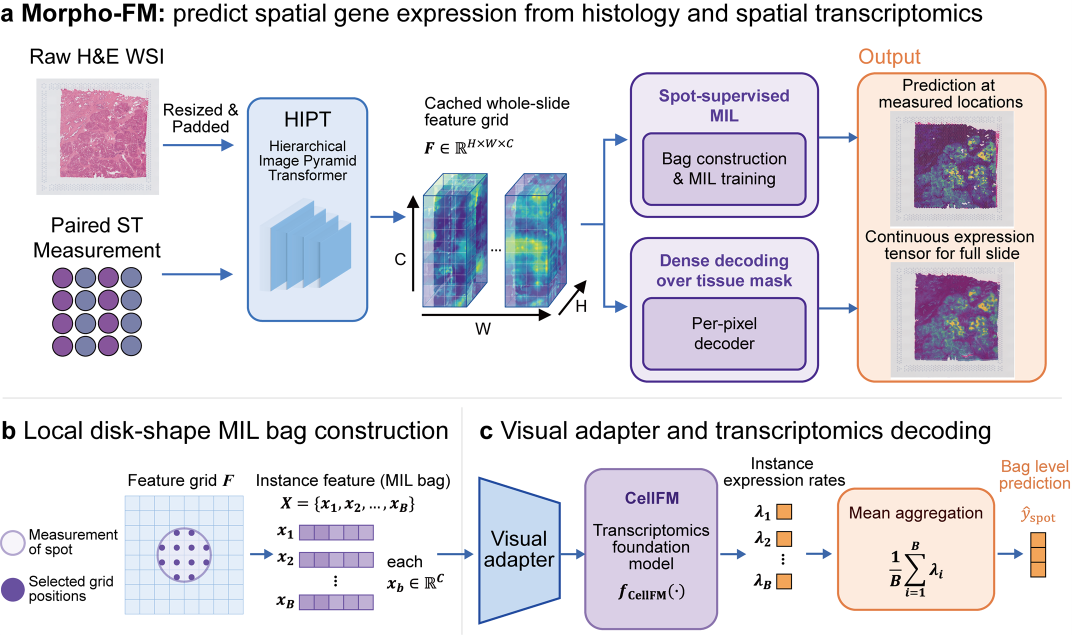
#> input picture Fig/workflow.png, 2143 x 1270 px (shown at 1/2 size)
$ python 150_redraw_morphofm_overview.py --source ../Fig/workflow.png --output out.png
#> lines starting #> are read from the running program, lines starting #| are printed output that depends on the picture
from __future__ import annotations

import argparse
from pathlib import Path

import matplotlib.pyplot as plt
import numpy as np
from matplotlib.patches import Circle, FancyArrowPatch, FancyBboxPatch, Rectangle
from PIL import Image


BLUE = "#2F6BB1"
BLUE_FILL = "#E5F0FA"
PURPLE = "#60439A"
PURPLE_FILL = "#EEE8F7"
ORANGE = "#D97732"
ORANGE_FILL = "#FBE9DB"
GREEN = "#2F7D5B"
GREEN_FILL = "#E8F3ED"
GRAY = "#667085"
GRAY_FILL = "#F3F4F6"
TEXT = "#202124"


def rounded_box(ax, x, y, w, h, text, face, edge, fontsize=11, weight="normal", radius=0.012):
    patch = FancyBboxPatch(
        (x, y),
        w,
        h,
        boxstyle=f"round,pad=0.008,rounding_size={radius}",
        linewidth=2.0,
        edgecolor=edge,
        facecolor=face,
        zorder=2,
    )
    ax.add_patch(patch)
    ax.text(
        x + w / 2,
        y + h / 2,
        text,
        ha="center",
        va="center",
        fontsize=fontsize,
        fontweight=weight,
        color=TEXT,
        linespacing=1.15,
        zorder=3,
    )
    return patch


def arrow(ax, start, end, color=BLUE, dashed=False, connectionstyle="arc3"):
    patch = FancyArrowPatch(
        start,
        end,
        arrowstyle="-|>",
        mutation_scale=16,
        linewidth=2.1,
        color=color,
        linestyle="--" if dashed else "-",
        connectionstyle=connectionstyle,
        shrinkA=2,
        shrinkB=2,
        zorder=4,
    )
    ax.add_patch(patch)
    return patch


def crop_normalized(image: Image.Image, bounds):
    width, height = image.size
    left, top, right, bottom = bounds
    return image.crop(
        (
            int(left * width),
            int(top * height),
            int(right * width),
            int(bottom * height),
        )
    )


def add_image(ax, image, extent, edge=GRAY):
    x0, x1, y0, y1 = extent
    ax.imshow(image, extent=extent, aspect="auto", zorder=1)
    ax.add_patch(
        Rectangle(
            (x0, y0),
            x1 - x0,
            y1 - y0,
            fill=False,
            linewidth=1.4,
            edgecolor=edge,
            zorder=3,
        )
    )


def feature_field(rows=42, cols=34):
    y, x = np.mgrid[0:1:complex(rows), 0:1:complex(cols)]
    field = (
        0.95 * np.exp(-((x - 0.28) ** 2 + (y - 0.72) ** 2) / 0.030)
        + 0.80 * np.exp(-((x - 0.70) ** 2 + (y - 0.35) ** 2) / 0.045)
        + 0.45 * np.exp(-((x - 0.55) ** 2 + (y - 0.80) ** 2) / 0.020)
        + 0.12 * np.sin(7 * x) * np.cos(8 * y)
    )
    field -= field.min()
    return field / field.max()


def draw_spot_array(ax, origin, rows=3, cols=4, spacing=0.018):
    x0, y0 = origin
    colors = [PURPLE, "#7283B6"]
    for row in range(rows):
        for col in range(cols):
            ax.add_patch(
                Circle(
                    (x0 + col * spacing, y0 - row * spacing),
                    0.0068,
                    facecolor=colors[(row + col) % 2],
                    edgecolor="#35255F",
                    linewidth=0.8,
                    zorder=3,
                )
            )


def draw_overview(ax, source):
    he_crop = crop_normalized(source, (0.027, 0.115, 0.152, 0.305))
    observed_crop = crop_normalized(source, (0.806, 0.180, 0.918, 0.345))
    dense_crop = crop_normalized(source, (0.806, 0.430, 0.918, 0.565))

    ax.text(0.012, 0.962, "a", fontsize=25, fontweight="bold", va="top")
    ax.text(
        0.035,
        0.962,
        "Morpho-FM couples pathology and transcriptomic pretraining",
        fontsize=23,
        fontweight="bold",
        va="top",
        color=TEXT,
    )

    ax.text(0.067, 0.878, "H&E whole-slide image", fontsize=10.5, ha="center", fontweight="bold")
    add_image(ax, he_crop, (0.018, 0.115, 0.625, 0.855), edge=BLUE)
    arrow(ax, (0.120, 0.740), (0.168, 0.740), BLUE)

    rounded_box(
        ax,
        0.170,
        0.650,
        0.130,
        0.175,
        "Pretrained HIPT\nimage-side prior",
        BLUE_FILL,
        BLUE,
        fontsize=13,
        weight="bold",
    )
    arrow(ax, (0.305, 0.740), (0.347, 0.740), BLUE)

    grid_extent = (0.350, 0.455, 0.650, 0.825)
    ax.imshow(feature_field(), extent=grid_extent, cmap="viridis", aspect="auto", zorder=1)
    ax.add_patch(
        Rectangle(
            (grid_extent[0], grid_extent[2]),
            grid_extent[1] - grid_extent[0],
            grid_extent[3] - grid_extent[2],
            fill=False,
            edgecolor=BLUE,
            linewidth=1.8,
            zorder=3,
        )
    )
    for i in range(1, 6):
        x = grid_extent[0] + i * (grid_extent[1] - grid_extent[0]) / 6
        ax.plot([x, x], [grid_extent[2], grid_extent[3]], color="white", alpha=0.45, lw=0.6)
    for i in range(1, 7):
        y = grid_extent[2] + i * (grid_extent[3] - grid_extent[2]) / 8
        ax.plot([grid_extent[0], grid_extent[1]], [y, y], color="white", alpha=0.45, lw=0.6)
    ax.text(0.4025, 0.842, "Cached HIPT-based\nfeature grid", ha="center", fontsize=11.5, fontweight="bold")

    rounded_box(ax, 0.492, 0.714, 0.102, 0.102, "Local MIL bags\nat measured sites", GRAY_FILL, GRAY, 10.5, "bold")
    rounded_box(ax, 0.492, 0.572, 0.102, 0.085, "Tissue-valid\ngrid positions", GRAY_FILL, GRAY, 10.5, "bold")
    arrow(ax, (0.460, 0.752), (0.489, 0.764), BLUE)
    arrow(ax, (0.460, 0.690), (0.489, 0.615), BLUE)

    rounded_box(ax, 0.630, 0.642, 0.090, 0.145, "Trainable\nadapter", BLUE_FILL, BLUE, 12.5, "bold")
    arrow(ax, (0.596, 0.765), (0.627, 0.735), BLUE)
    arrow(ax, (0.596, 0.615), (0.627, 0.684), BLUE)

    rounded_box(
        ax,
        0.755,
        0.625,
        0.125,
        0.180,
        "CellFM-initialized\ndecoding module\nmolecular-side prior",
        PURPLE_FILL,
        PURPLE,
        11.5,
        "bold",
    )
    arrow(ax, (0.723, 0.714), (0.752, 0.714), PURPLE)

    add_image(ax, observed_crop, (0.914, 0.976, 0.720, 0.815), edge=ORANGE)
    add_image(ax, dense_crop, (0.914, 0.976, 0.570, 0.665), edge=ORANGE)
    arrow(ax, (0.882, 0.748), (0.908, 0.767), ORANGE)
    arrow(ax, (0.882, 0.680), (0.908, 0.618), ORANGE)
    ax.text(
        0.945,
        0.830,
        "Observed sites\nbag mean x assay size factor\ncount-scale reconstruction",
        ha="center",
        va="bottom",
        fontsize=7.2,
        color=TEXT,
        linespacing=1.1,
    )
    ax.text(
        0.945,
        0.553,
        "Unmeasured grid\nnormalized expression-rate field\n(candidate output)",
        ha="center",
        va="top",
        fontsize=7.2,
        color=TEXT,
        linespacing=1.1,
    )

    ax.text(0.040, 0.548, "Paired ST coordinates + counts", fontsize=11.5, fontweight="bold", color=GREEN)
    draw_spot_array(ax, (0.055, 0.515), rows=3, cols=4, spacing=0.018)
    arrow(
        ax,
        (0.128, 0.505),
        (0.535, 0.707),
        GREEN,
        dashed=True,
        connectionstyle="angle3,angleA=0,angleB=90",
    )
    ax.text(0.300, 0.535, "training supervision only", fontsize=10.5, color=GREEN, fontweight="bold")


def draw_mil_panel(ax):
    ax.text(0.012, 0.455, "b", fontsize=25, fontweight="bold", va="top")
    ax.text(0.035, 0.455, "Local MIL bags approximate assay support", fontsize=18, fontweight="bold", va="top")

    x0, y0, w, h = 0.060, 0.090, 0.160, 0.270
    ax.add_patch(Rectangle((x0, y0), w, h, facecolor=BLUE_FILL, edgecolor=BLUE, linewidth=1.6))
    for i in range(1, 8):
        x = x0 + i * w / 8
        ax.plot([x, x], [y0, y0 + h], color="#92B8DD", lw=0.7)
    for i in range(1, 8):
        y = y0 + i * h / 8
        ax.plot([x0, x0 + w], [y, y], color="#92B8DD", lw=0.7)
    center = (x0 + 0.085, y0 + 0.135)
    ax.add_patch(Circle(center, 0.074, fill=False, edgecolor=PURPLE, linewidth=2.2, alpha=0.65))
    selected = [(-2, 0), (-1, -1), (-1, 1), (0, -2), (0, 0), (0, 2), (1, -1), (1, 1), (2, 0)]
    for dx, dy in selected:
        ax.add_patch(Circle((center[0] + dx * 0.021, center[1] + dy * 0.021), 0.006, facecolor=PURPLE, edgecolor="white", lw=0.5))
    ax.text(x0 + w / 2, y0 + h + 0.018, "Cached feature grid", fontsize=11.5, ha="center", fontweight="bold")
    ax.text(center[0], y0 - 0.020, "finite assay support", fontsize=9.5, ha="center", color=GRAY)

    arrow(ax, (0.230, 0.225), (0.275, 0.225), PURPLE)
    rounded_box(ax, 0.285, 0.135, 0.155, 0.185, "Instance set\n$X = \\{x_1, ..., x_K\\}$\n\nlocal morphology\nfor one measurement", PURPLE_FILL, PURPLE, 11.5, "bold")
    ax.text(0.070, 0.055, "The bag approximates the tissue region summarized by one spatial measurement.", fontsize=10.5, color=TEXT)


def draw_decoder_panel(ax):
    ax.text(0.505, 0.455, "c", fontsize=25, fontweight="bold", va="top")
    ax.text(0.528, 0.455, "Adapter and CellFM-initialized molecular readout", fontsize=18, fontweight="bold", va="top")

    rounded_box(ax, 0.525, 0.225, 0.070, 0.115, "HIPT-based\ninstance $x_i$", BLUE_FILL, BLUE, 9.8, "bold")
    rounded_box(ax, 0.615, 0.225, 0.070, 0.115, "Trainable\nadapter", BLUE_FILL, BLUE, 9.8, "bold")
    rounded_box(ax, 0.705, 0.205, 0.105, 0.155, "CellFM-initialized\nmodule\nmost backbone frozen", PURPLE_FILL, PURPLE, 9.5, "bold")
    arrow(ax, (0.598, 0.282), (0.612, 0.282), BLUE)
    arrow(ax, (0.688, 0.282), (0.702, 0.282), PURPLE)

    rounded_box(ax, 0.830, 0.242, 0.060, 0.080, "instance rate\n$\\rho_i$", ORANGE_FILL, ORANGE, 9.3, "bold")
    arrow(ax, (0.813, 0.282), (0.827, 0.282), ORANGE)

    rounded_box(ax, 0.910, 0.250, 0.072, 0.090, "Observed\nbag mean x $s_n$\ncount scale", ORANGE_FILL, ORANGE, 8.5, "bold")
    rounded_box(ax, 0.910, 0.105, 0.072, 0.090, "Dense\nsingle-grid rate\ncandidate", GRAY_FILL, GRAY, 8.5, "bold")
    arrow(ax, (0.893, 0.282), (0.907, 0.295), ORANGE)
    arrow(ax, (0.892, 0.260), (0.907, 0.160), GRAY, dashed=True, connectionstyle="arc3,rad=0.18")

    ax.text(0.757, 0.176, "gene embeddings and decoder projection are fine-tuned", fontsize=8.5, ha="center", color=PURPLE)
    ax.text(0.946, 0.215, "assay size factor\nat observed sites only", fontsize=7.5, ha="center", va="center", color=ORANGE, linespacing=1.0)


def build_figure(source_path: Path, outputs):
    with Image.open(source_path) as image:
        source = image.convert("RGB").copy()

    plt.rcParams.update({"font.family": "Arial", "axes.unicode_minus": False})
    fig = plt.figure(figsize=(14, 7.8), facecolor="white")
    ax = fig.add_axes([0, 0, 1, 1])
    ax.set_xlim(0, 1)
    ax.set_ylim(0, 1)
    ax.axis("off")

    draw_overview(ax, source)
    ax.plot([0.01, 0.99], [0.475, 0.475], color="#D0D5DD", linewidth=1.2)
    ax.plot([0.490, 0.490], [0.025, 0.455], color="#D0D5DD", linewidth=1.2)
    draw_mil_panel(ax)
    draw_decoder_panel(ax)

    for output in outputs:
        output.parent.mkdir(parents=True, exist_ok=True)
        fig.savefig(output, dpi=270, facecolor="white", bbox_inches=None, pad_inches=0)
    plt.close(fig)


def main():
    parser = argparse.ArgumentParser(description="Redraw the Morpho-FM overview figure with explicit dual-pretraining data flow.")
    parser.add_argument("--source", type=Path, required=True, help="Existing workflow PNG used only for image thumbnails.")
    parser.add_argument("--output", type=Path, required=True, help="Primary PNG output path.")
    parser.add_argument("--mirror", type=Path, help="Optional second PNG path to overwrite with the same figure.")
    args = parser.parse_args()

    outputs = [args.output]
    if args.mirror is not None and args.mirror != args.output:
        outputs.append(args.mirror)
    build_figure(args.source, outputs)
#> in build_figure, image is the input picture: PIL image 2143x1270 RGBA; mean R, G, B, A 225.1, 222.7, 229, 255
#> in crop_normalized, `return image.crop( ( int(left * width), int(top * height), int(right *..`:
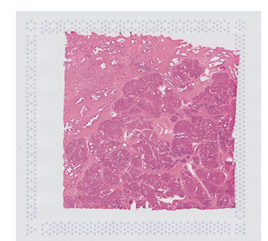
#> returned value: PIL image 268x241 RGB; mean R, G, B 218.8, 183.3, 201.9
#> call 2 of crop_normalized, with bounds = (0.806, 0.18, 0.918, 0.345)
#> in crop_normalized (call 2), `return image.crop( ( int(left * width), int(top * height), int(right *..`:
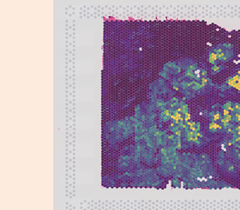
#> returned value: PIL image 240x210 RGB; mean R, G, B 173.5, 157.5, 174.5
#> call 3 of crop_normalized, with bounds = (0.806, 0.43, 0.918, 0.565)
#> in crop_normalized (call 3), `return image.crop( ( int(left * width), int(top * height), int(right *..`:
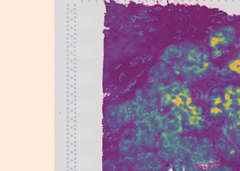
#> returned value: PIL image 240x171 RGB; mean R, G, B 168, 145.5, 169.7
#> the loop in build_figure, `for output in outputs:` made 1 pass
#> pass 1, in build_figure, `fig.savefig(output, dpi=270, facecolor="white", bbox_inches=None, pad_..`:
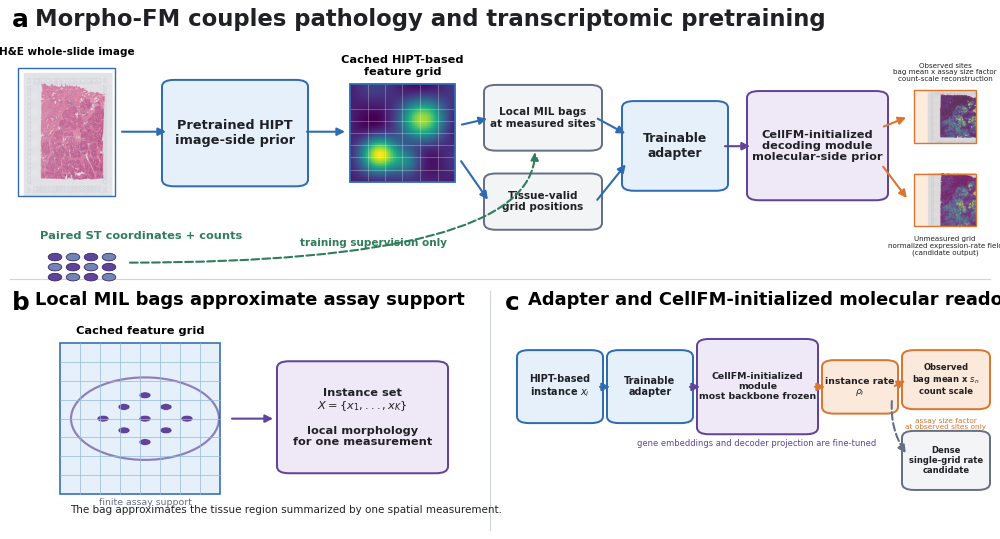
#> figure drawn by matplotlib, 1 panel


if __name__ == "__main__":
    main()
